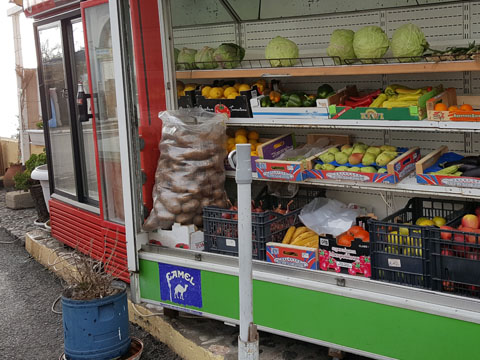
#> input picture chap05/images/color.jpg, 480 x 360 px, found by its file name
$ python 5_8.py
#> lines starting #> are read from the running program, lines starting #| are printed output that depends on the picture; after the words box and inside, x2 and y2 are one past the last pixel; in counts of white or black regions, pixels touching at a corner belong together
import numpy as np, cv2

img  = cv2.imread("/home/gun/Desktop/OpenCV_with_python/OpenCV-Python-/chap05/images/color.jpg", cv2.IMREAD_COLOR)         # 로고 영상 읽기
#> img is the input picture: shape (360, 480, 3); mean B, G, R 86.9, 100.8, 106.2
if  img is None: raise Exception("영상 파일 읽기 오류 ")

mask = np.zeros(img.shape[:2], dtype = np.uint8)
center = (190,170)
black_pannel = np.zeros(img.shape, dtype = np.uint8)
print(img.shape)
#| (360, 480, 3)
print(black_pannel.shape)
#| (360, 480, 3)

cv2.ellipse(black_pannel, center, (150,100),  0, 0, 360, (255,255,255), -1)
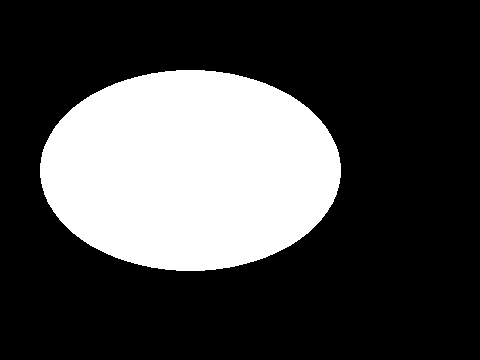
#> black_pannel: shape (360, 480, 3); 27.4% white; 1 white region, box (x1, y1, x2, y2) and area: (40, 70, 341, 271) 47421

merged_img = cv2.bitwise_and(black_pannel, img)
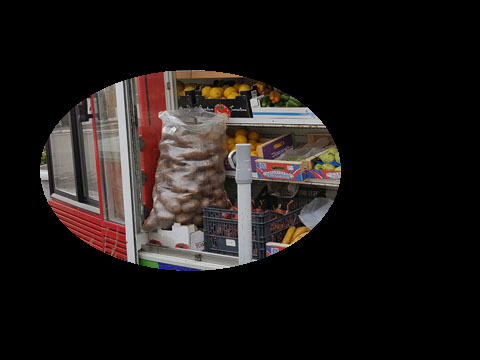
#> merged_img: shape (360, 480, 3); mean of channels 0, 1, 2 23.3, 25, 30; drawn as B, G, R
cv2.imshow('masked',merged_img)
cv2.waitKey()

$ run again, with chap05/images/abs_test2.jpg copied over chap05/images/color.jpg
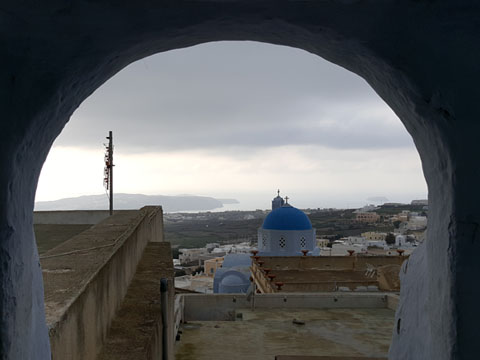
#> input picture chap05/images/abs_test2.jpg, 480 x 360 px, found by its file name
#> img is the input picture: shape (360, 480, 3); mean B, G, R 95.3, 93.7, 91.5
#| (360, 480, 3)
#| (360, 480, 3)
#> black_pannel: shape (360, 480, 3); 27.4% white; 1 white region, box (x1, y1, x2, y2) and area: (40, 70, 341, 271) 47421
#> `merged_img = cv2.bitwise_and(black_pannel, img)`:
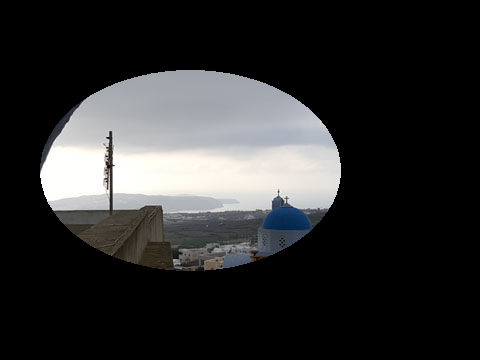
#> merged_img: shape (360, 480, 3); mean of channels 0, 1, 2 46.4, 46.1, 45.8; drawn as B, G, R
